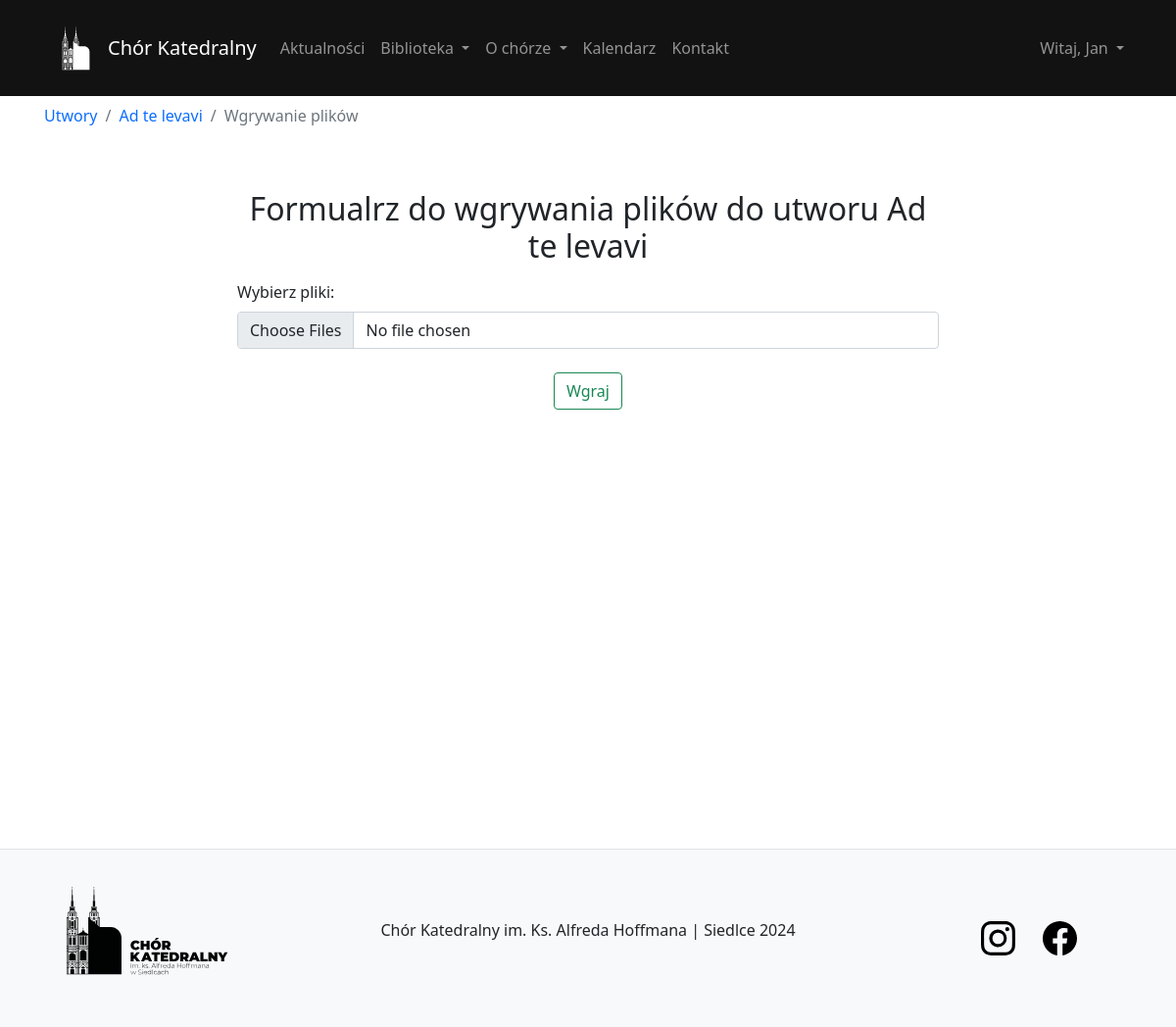
The page /composition/uploadFile/1/ (signed in) on the database as committed earlier.
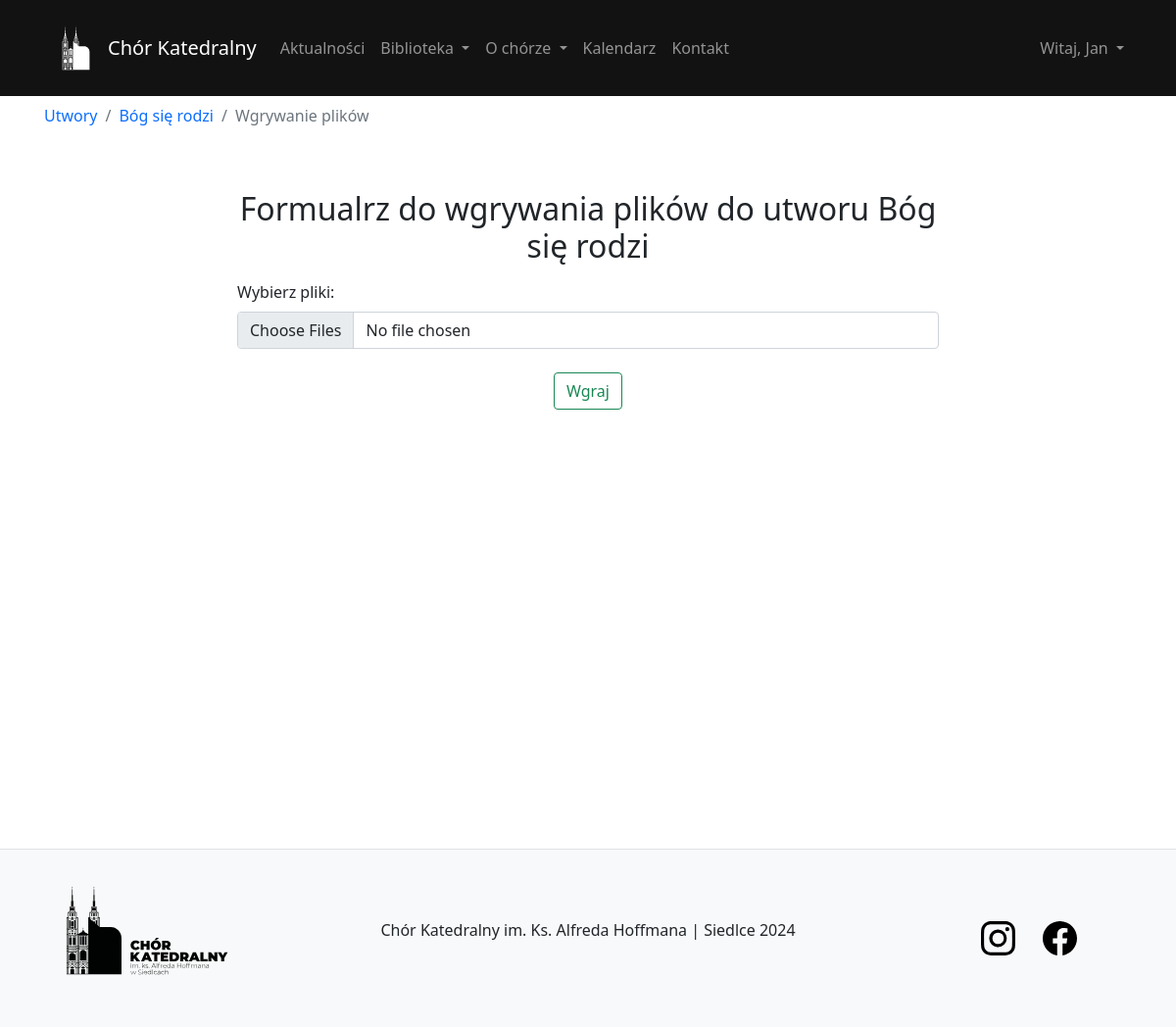
The same page on the database as committed later.
### composition/models.py (models this page shows, shortened)
class Composition(models.Model):
    name = models.CharField('Name', max_length=45)
    author = models.CharField('Author', max_length=35)
    number = models.PositiveIntegerField(unique=True)
    folder = models.ForeignKey(Folder, related_name='compositions', on_delete=models.SET_NULL, null=True, blank=True)
    isActual = models.BooleanField('Is Actual', default=False)
    note = models.CharField('Note', max_length=250, null=True, blank=True)  # Может быть нулём + можно ничего не вписывать в форме
    date_joined = models.DateTimeField(default=timezone.now)
    class Meta:
        verbose_name = 'Composition'
        verbose_name_plural = 'Compositions'

### composition/views.py (the view)
# urls.py: path('uploadFile/<int:id>/', views.uploadFiles, name='uploadFilesComposition'),
@permission_required('composition.add_compositionfile', raise_exception=True)
def uploadFiles(request, id):
    composition = get_object_or_404(Composition, id=id)
    if request.method == 'POST':
        files = request.FILES.getlist('file')
        for f in files:
            file_extension = f.name.split('.')[-1].lower()
            CompositionFile.objects.create(
                composition=composition,
                file=f,
                file_type=file_extension
            )
        messages.success(request, 'Plik pomyślnie wgrany.')
        return redirect('detailsComposition', id=id)
    else:
        form = UploadFileForm()
    return render(request, 'composition/uploadFiles.html', {'form': form, 'composition': composition})

### composition/forms.py
class UploadFileForm(forms.ModelForm):
    class Meta:
        model = CompositionFile
        fields = ['file']

### library/context_processors.py (called while the page is built)
def current_time(request):
    now = timezone.now()
    return {
        'current_year': now.year,
        'current_month': now.month,
    }

### composition/templates/composition/uploadFiles.html (shortened to what this page needs)
{% extends 'content/template.html' %}
{% load static %}
{% block body %}
<div class="pt-2">
    <nav aria-label="breadcrumb">
        <ol class="breadcrumb">
            <li class="breadcrumb-item"><a href="{% url 'listComposition' %}">Utwory</a></li>
            <li class="breadcrumb-item"><a href="{% url 'detailsComposition' id=composition.id %}">{{ composition.name }}</a></li>
            <li class="breadcrumb-item active" aria-current="page">Wgrywanie plików</li>
        </ol>
    </nav>
</div>
<div class="container">
    <div class="row justify-content-center">
        <div class="col-lg-8 col-md-10 col-sm-12 col-12">
            <h2 class="mt-5 mb-3 text-center">Formualrz do wgrywania plików do utworu {{ composition.name }}</h2>
            <form method="post" enctype="multipart/form-data">
                <div class="mb-3">
                    <label for="file" class="form-label">Wybierz pliki:</label>
                    <input type="file" id="file" name="file" multiple class="form-control">
                </div>
                <div class="text-center">
                    <button type="submit" class="btn btn-outline-success mt-2">Wgraj</button>
                </div>
            </form>
        </div>
    </div>
</div>
{% endblock %}

Rows that differ between the two databases and show on the page:
changed Composition: name "Ad te levavi" → "Bóg się rodzi"
